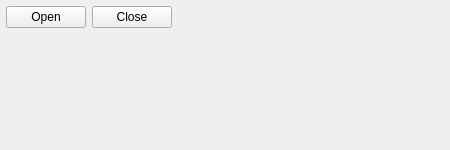
<?xml version="1.0" encoding="UTF-8"?>
<ui version="4.0">
 <class>noiseControl</class>
 <widget class="QMainWindow" name="noiseControl">
  <property name="geometry">
   <rect>
    <x>0</x>
    <y>0</y>
    <width>450</width>
    <height>150</height>
   </rect>
  </property>
  <property name="minimumSize">
   <size>
    <width>450</width>
    <height>150</height>
   </size>
  </property>
  <property name="maximumSize">
   <size>
    <width>450</width>
    <height>150</height>
   </size>
  </property>
  <property name="windowTitle">
   <string>Noise Control</string>
  </property>
  <widget class="QWidget" name="centralWidget">
   <layout class="QVBoxLayout" name="verticalLayout">
    <property name="leftMargin">
     <number>6</number>
    </property>
    <property name="topMargin">
     <number>6</number>
    </property>
    <property name="rightMargin">
     <number>6</number>
    </property>
    <property name="bottomMargin">
     <number>6</number>
    </property>
    <item>
     <layout class="QHBoxLayout" name="horizontalLayout">
      <property name="topMargin">
       <number>0</number>
      </property>
      <item>
       <widget class="QPushButton" name="pushButton_Open">
        <property name="text">
         <string>Open</string>
        </property>
       </widget>
      </item>
      <item>
       <widget class="QPushButton" name="pushButton_Close">
        <property name="text">
         <string>Close</string>
        </property>
       </widget>
      </item>
      <item>
       <spacer name="horizontalSpacer">
        <property name="orientation">
         <enum>Qt::Horizontal</enum>
        </property>
        <property name="sizeHint" stdset="0">
         <size>
          <width>40</width>
          <height>20</height>
         </size>
        </property>
       </spacer>
      </item>
     </layout>
    </item>
    <item>
     <spacer name="verticalSpacer">
      <property name="orientation">
       <enum>Qt::Vertical</enum>
      </property>
      <property name="sizeHint" stdset="0">
       <size>
        <width>20</width>
        <height>429</height>
       </size>
      </property>
     </spacer>
    </item>
   </layout>
  </widget>
 </widget>
 <layoutdefault spacing="6" margin="11"/>
 <resources/>
 <connections/>
</ui>
